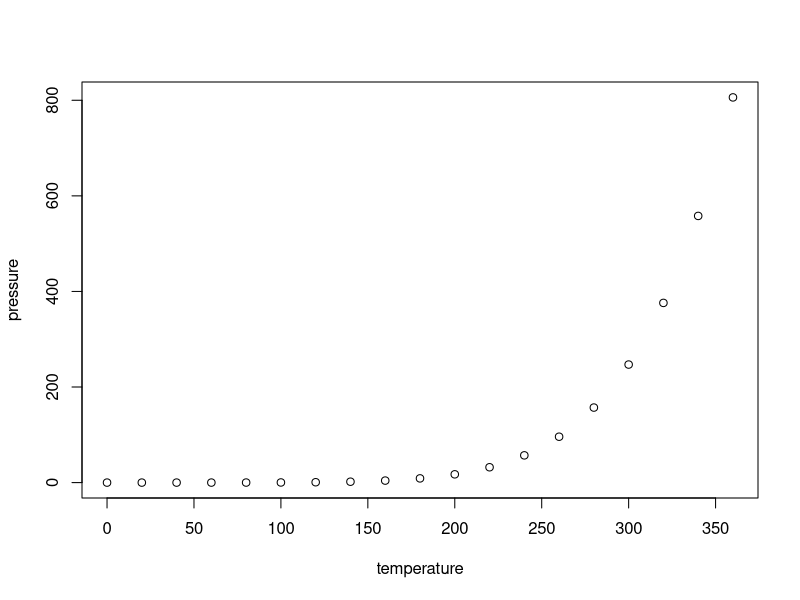
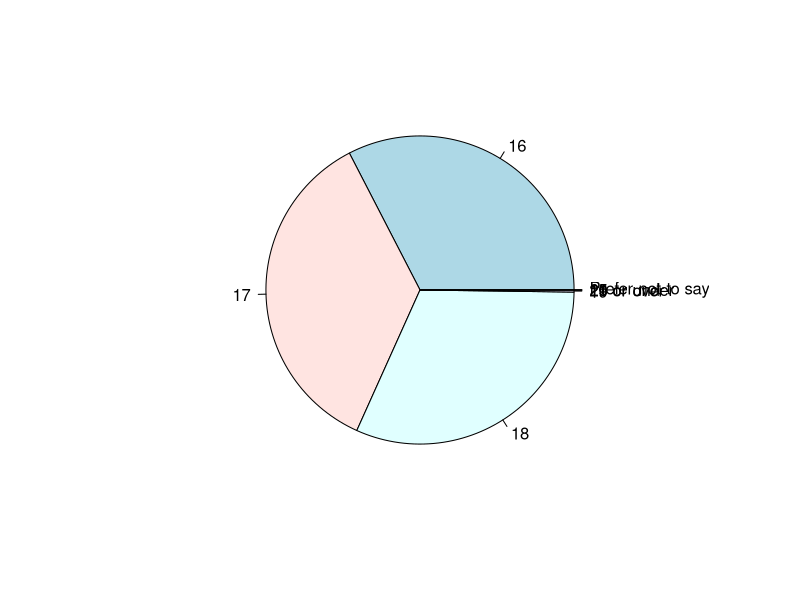
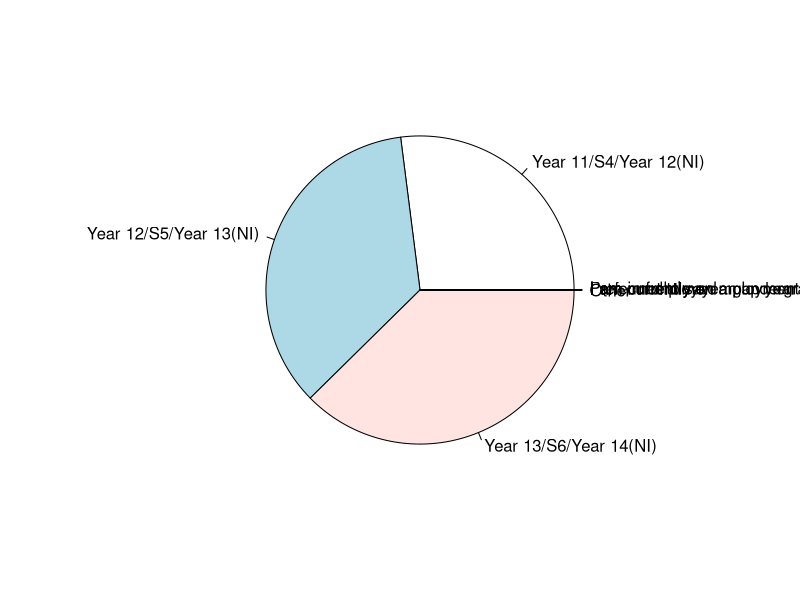
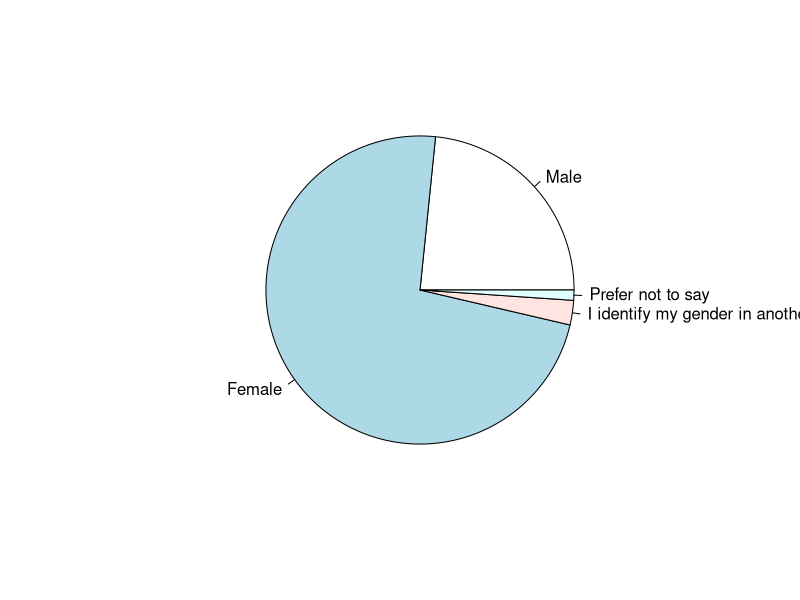
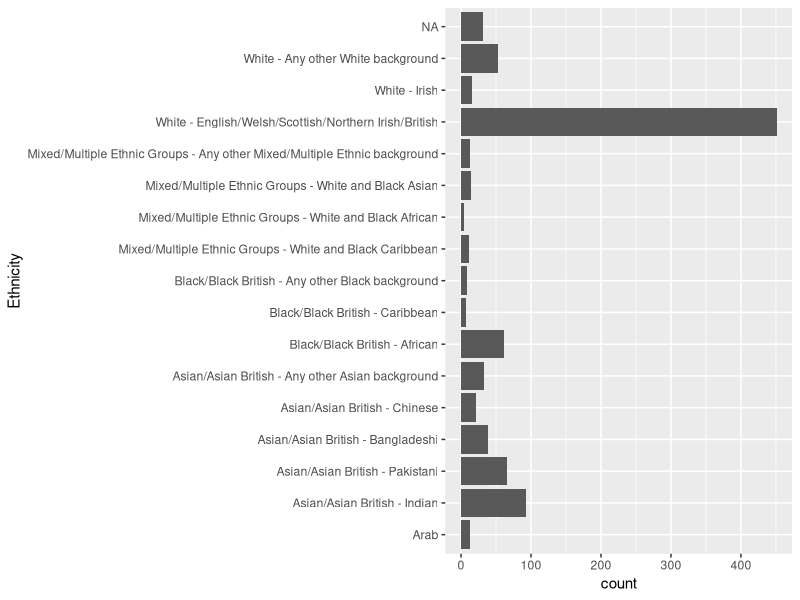
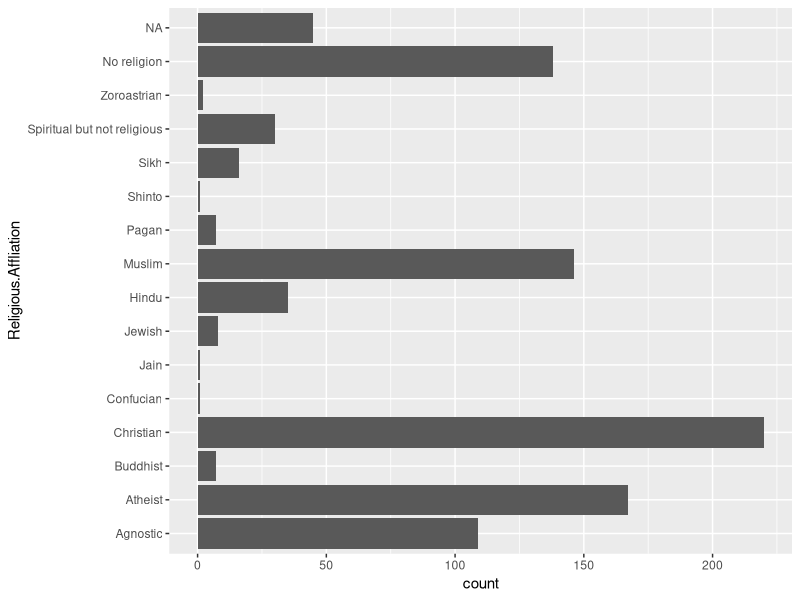
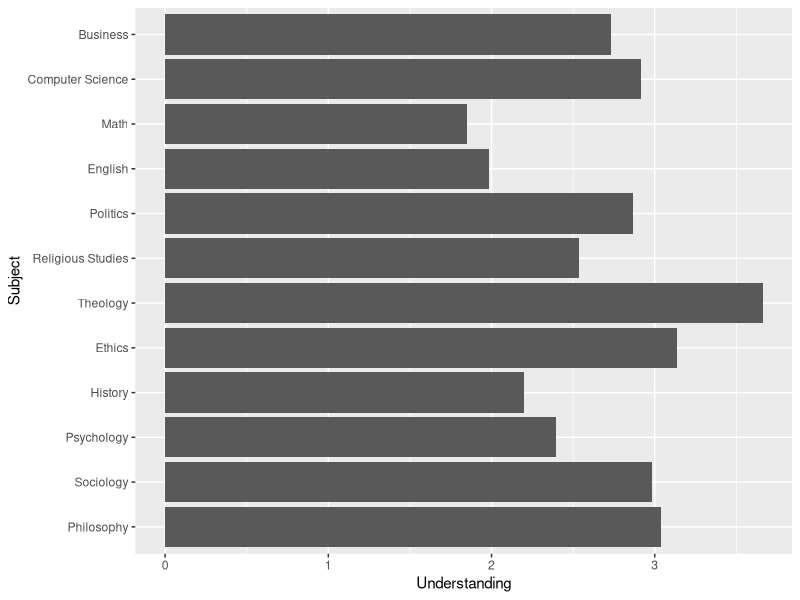
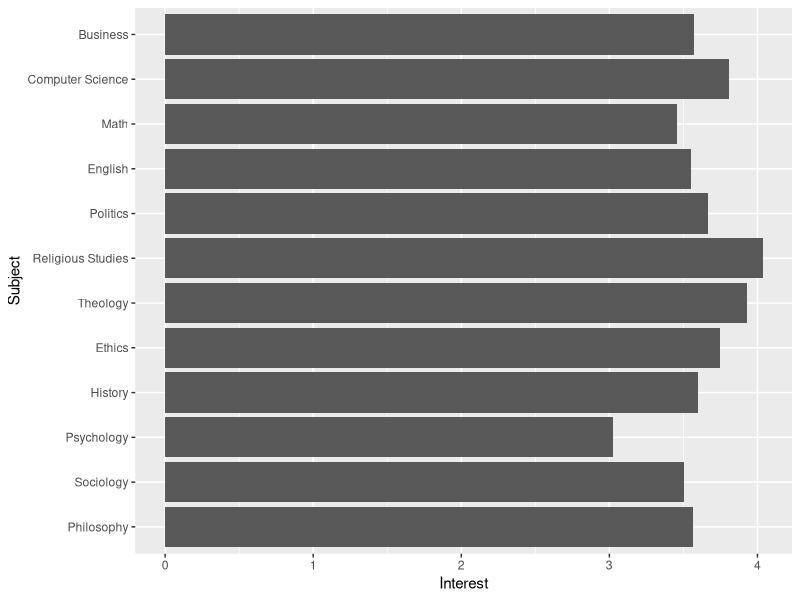

The R source for these figures, in order:
## ---- chunk 1
knitr::opts_chunk$set(echo = TRUE)
## ---- chunk 2
summary(cars)
## ---- chunk 3
plot(pressure)
## ---- chunk 4
TSR_data <- read.csv("./data/TSR data complete.csv")
## ---- chunk 5
TSR_data$Age <- factor(TSR_data$Age, levels = c(1, 2, 3, 4, 5, 6, 7, 8), labels = c("15 or under", "16", "17", "18", "19", "20", "21 or over", "Prefer not to say"))
age_pie <- pie(table(TSR_data$Age))

## ---- chunk 6
TSR_data$MOST.RECENT.year.of.study <- factor(TSR_data$MOST.RECENT.year.of.study, levels = c(1, 2, 3, 4, 5, 6, 7, 8, 9), labels = c("Year 11/S4/Year 12(NI)", "Year 12/S5/Year 13(NI)", "Year 13/S6/Year 14(NI)", "I am currently on a gap year", "I am currently on an undergraduate/HE college course", "I am in full-time employment", "I am unemployed", "Other", "Prefer not to say"))

Year_study_pie <- pie(table(TSR_data$MOST.RECENT.year.of.study))

## ---- chunk 7

TSR_data$Gender <- factor(TSR_data$Gender, levels = c(1, 2, 3, 4), labels = c("Male", "Female", "I identify my gender in another way", "Prefer not to say"))

gender_pie <- pie(table(TSR_data$Gender))
## ---- chunk 8
library(ggplot2)
TSR_data$Ethnicity <- factor(TSR_data$Ethnicity, levels = c(1, 2, 3, 4, 5, 6, 7, 8, 9, 10, 11, 12, 13, 14, 15, 16, 17 ,18, 19), labels = c("Arab", "Asian/Asian British - Indian", "Asian/Asian British - Pakistani", "Asian/Asian British - Bangladeshi", "Asian/Asian British - Chinese", "Asian/Asian British - Any other Asian background", "Black/Black British - African", "Black/Black British - Caribbean", "Black/Black British - Any other Black background", "Mixed/Multiple Ethnic Groups - White and Black Caribbean", "Mixed/Multiple Ethnic Groups - White and Black African", "Mixed/Multiple Ethnic Groups - White and Black Asian", "Mixed/Multiple Ethnic Groups - Any other Mixed/Multiple Ethnic background", "White - English/Welsh/Scottish/Northern Irish/British", "White - Irish", "White - Gypsy or Irish Traveller", "White - Any other White background", "Other Ethnic group, please describe", "Prefer not to say"))

Ethnicity_bar <- ggplot(TSR_data, aes(Ethnicity)) + geom_bar() + coord_flip()
Ethnicity_bar
## ---- chunk 9
TSR_data$Religious.Affliation <- factor(TSR_data$Religious.Affliation, levels = c(1, 2, 3, 4, 5, 6, 7, 8, 9, 10, 11, 12, 13, 14, 15, 16, 17, 18, 19), labels = c("Agnostic", "Atheist", "Baha'i", "Buddhist", "Christian", "Confucian", "Jain", "Jewish", "Hindu", "Indigenous Traditional Religious", "Muslim", "Pagan", "Shinto", "Sikh", "Spiritual but not religious", "Zoroastrian", "No religion", "Prefer not to say", "Other"))

Religious_affiliation_bar <- ggplot(TSR_data, aes(Religious.Affliation)) + geom_bar() + coord_flip()
Religious_affiliation_bar

## ---- chunk 10
### Each Subject is a different column so will need to figure out how to code the columns together into one graph
  # Higher score indicates less agreement...need to reverse score

## 1=5, 2=4, 3=3, 4=2, 5=1, 6=0 --- Not done yet. See what they look like without reverse scoring

# The way the code is now - the below will help you visualize overall across the entire respondent cohort what the understanding, interest, and view of employability are by subject

subject_data <- read.csv("./data/Subject data.csv")

#Q5 Subject Knowledge/Understanding
subject_data$Subject <- factor(subject_data$Subject, levels = c(1, 2, 3, 4, 5, 6, 7, 8, 9, 10, 11, 12), labels = c("Philosophy", "Sociology", "Psychology", "History", "Ethics", "Theology", "Religious Studies", "Politics", "English", "Math", "Computer Science", "Business"))

understanding_mean <- aggregate(Understanding ~ Subject, data = subject_data, mean)


#understanding_bar <- ggplot(subject_data, aes(x = Subject, y = aggregate(Understanding, by = Subject, FUN = mean))) + geom_bar() + labs(x = "Subject") + labs(y = "Understanding")
#understanding_bar

understanding_bar <- ggplot(understanding_mean, aes(x = Subject, y = Understanding)) + stat_summary(fun = "mean", geom = "bar") + coord_flip()
understanding_bar

#Q6 Subject Interest
interest_mean <- aggregate(Interest ~ Subject, data = subject_data, mean)

interest_bar <- ggplot(interest_mean, aes(x = Subject, y = Interest)) + stat_summary(fun = "mean", geom = "bar") + coord_flip()
interest_bar

#Q7 Employability Prospects

employability_mean <- aggregate(Employability ~ Subject, data = subject_data, mean)

employability_bar <- ggplot(employability_mean, aes(x = Subject, y = Employability)) + stat_summary(fun = "mean", geom = "bar") + coord_flip()
employability_bar

